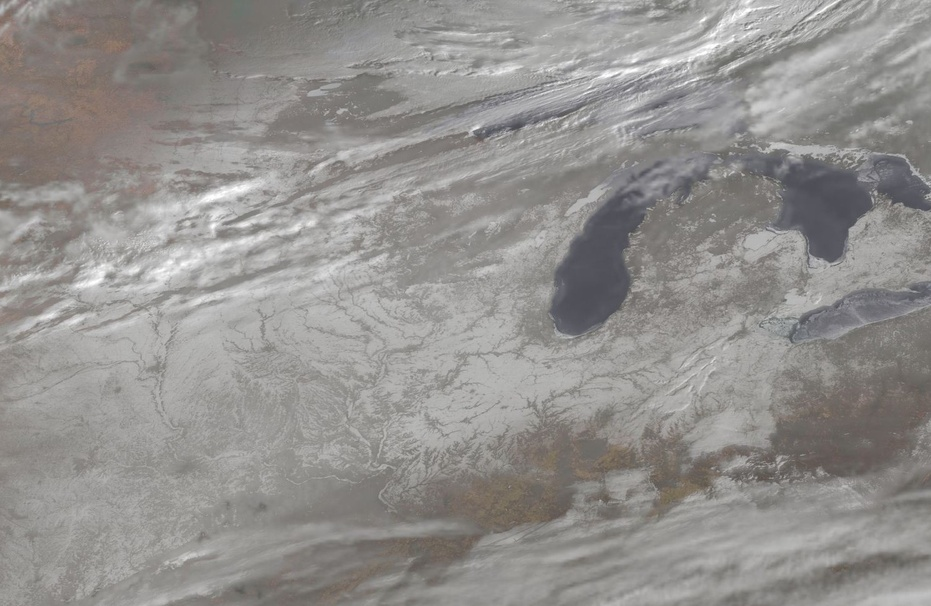
#> input picture Sat_Image_Stich/i1.jpg, 931 x 606 px, shrunk from 1494 x 973 before the run, found by its file name
$ python new_try.py
#> lines starting #> are read from the running program, lines starting #| are printed output that depends on the picture
import cv2
import numpy as np

def stitch_images(images):
    # Detect features in the images
    detector = cv2.SIFT_create()
    keypoints = []
    descriptors = []

    for image in images:
        gray = cv2.cvtColor(image, cv2.COLOR_BGR2GRAY)
        kp, desc = detector.detectAndCompute(gray, None)
        keypoints.append(kp)
        descriptors.append(desc)

    # Match features between consecutive image pairs
    matcher = cv2.BFMatcher()
    matches = []
    for i in range(len(descriptors) - 1):
        matches.append(matcher.match(descriptors[i], descriptors[i+1]))

    # Find homography for each image pair
    homographies = []
    for match in matches:
        src_pts = np.float32([keypoints[i][m.queryIdx].pt for i, m in enumerate(match)]).reshape(-1, 1, 2)
        dst_pts = np.float32([keypoints[i+1][m.trainIdx].pt for i, m in enumerate(match)]).reshape(-1, 1, 2)
        homography, _ = cv2.findHomography(src_pts, dst_pts, cv2.RANSAC, 5.0)
        homographies.append(homography)

    # Determine the final size of the stitched image
    height, width = images[0].shape[:2]
    for homography in homographies:
        corners = cv2.warpPerspective(np.ones((height, width)), homography, (width, height))
        height, width = corners.shape[:2]

    # Create the stitched image
    stitched = np.zeros((height, width), dtype=np.uint8)
    stitched = cv2.warpPerspective(images[0], np.eye(3), (width, height), dst=stitched, borderMode=cv2.BORDER_TRANSPARENT)

    # Apply the homographies to stitch each image
    for i, homography in enumerate(homographies):
        stitched = cv2.warpPerspective(images[i+1], homography, (width, height), dst=stitched, borderMode=cv2.BORDER_TRANSPARENT)

    return stitched

# Example usage:
image1 = cv2.imread("C:/Users/Aparna/Documents/Sat_Image_Stich/i1.jpg")
#> image1 is the input picture: shape (606, 931, 3); mean B, G, R 142, 144.5, 146.8
image2 = cv2.imread("C:/Users/Aparna/Documents/Sat_Image_Stich/i2.jpg")
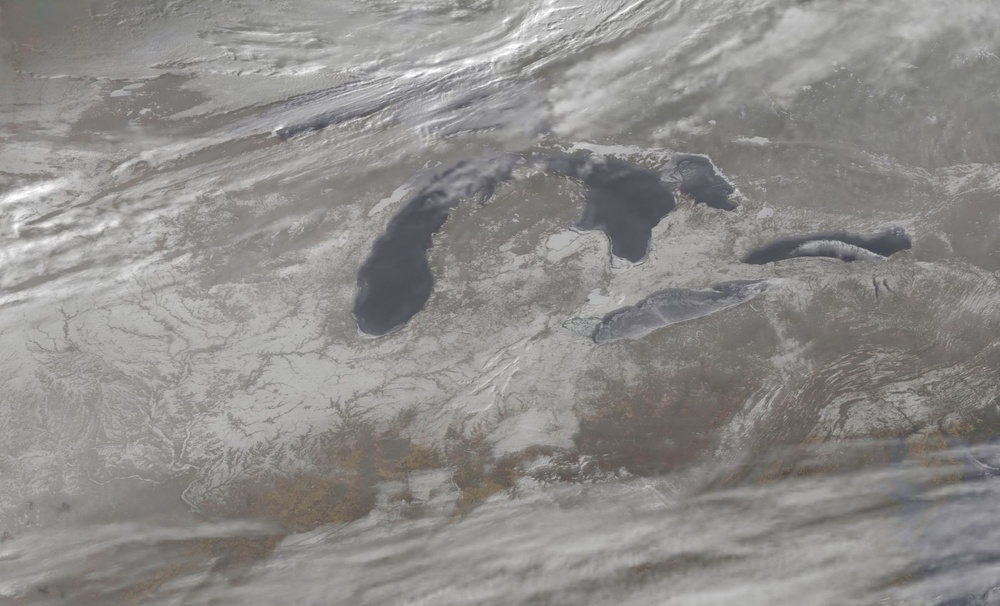
#> input picture Sat_Image_Stich/i2.jpg, 1000 x 606 px, shrunk from 1605 x 973 before the run, found by its file name
#> image2 is the input picture: shape (606, 1000, 3); mean B, G, R 138.3, 140.5, 142.3
image3 = cv2.imread("C:/Users/Aparna/Documents/Sat_Image_Stich/i3.jpg")
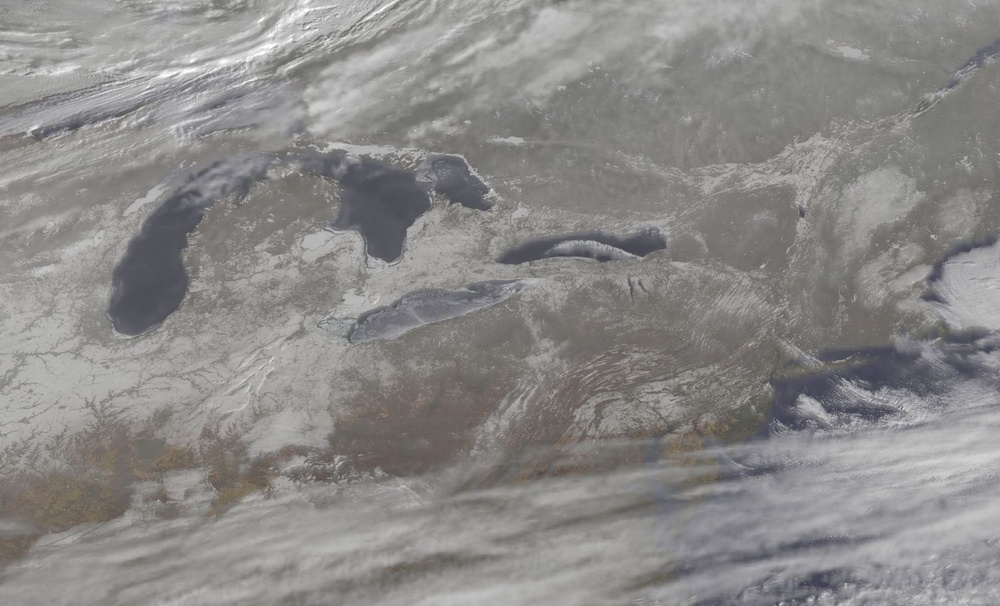
#> input picture Sat_Image_Stich/i3.jpg, 1000 x 606 px, shrunk from 1605 x 973 before the run, found by its file name
#> image3 is the input picture: shape (606, 1000, 3); mean B, G, R 136.1, 137.5, 139

result = stitch_images([image1, image2, image3])
#> the loop in stitch_images, `for image in images:` made 3 passes
#> after the loop in stitch_images, `for image in images:`: descriptors = 3 items
#> the loop in stitch_images, `for i in range(len(descriptors) - 1):` made 2 passes
#> after the loop in stitch_images, `for i in range(len(descriptors) - 1):`: matches = 2 matches
#> the loop in stitch_images, `for match in matches:` made 1 pass
#> match on pass 1: 1554 matches
#> after the loop in stitch_images, `for match in matches:`: homographies = []
#> (the run stopped early here; a loop or call above may not have finished)
